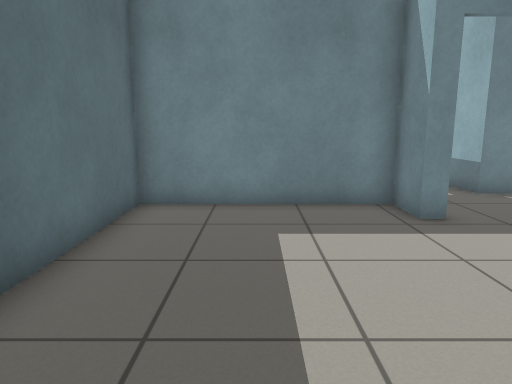
view 1 (above)

24 first-person views from a walk through a world built for the Gazebo simulator. The camera is 0.94 m above the floor, tilts 10° down and sees 70° across. The floor is counted in squares, 0.5 m on a side. Each view is taken from the middle of a square. On the plan, view 1 faces up. The plan holds only what a view shows up to about 18 squares ahead; the rest is blank.

view 2
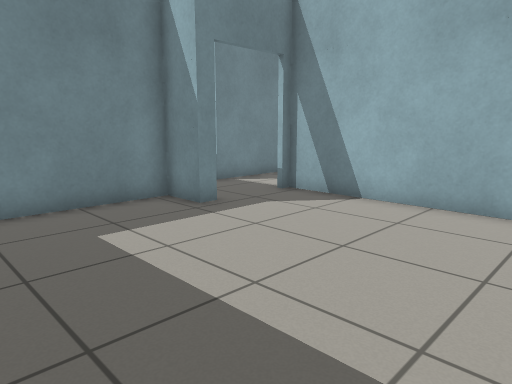

view 3
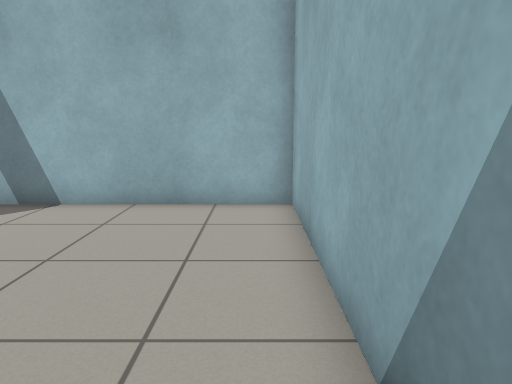

view 4
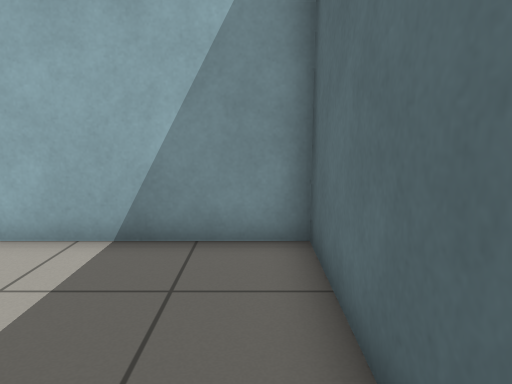

view 5
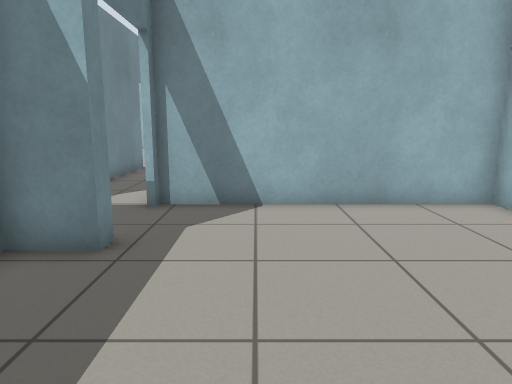

view 6
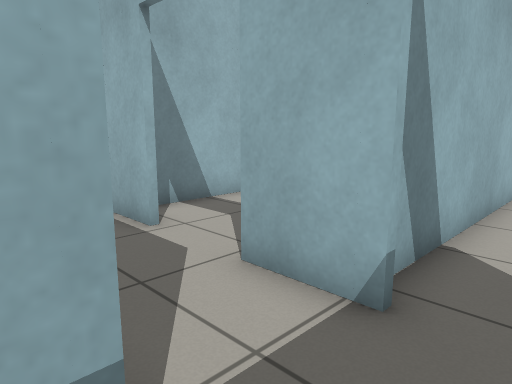

view 7
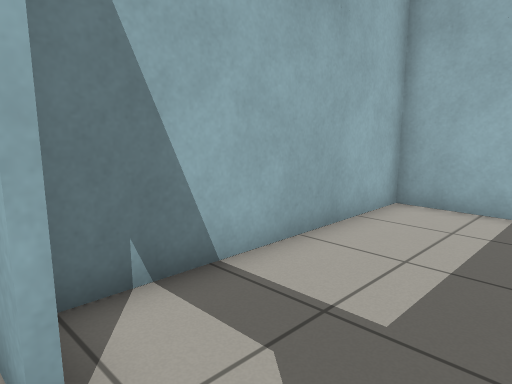

view 8
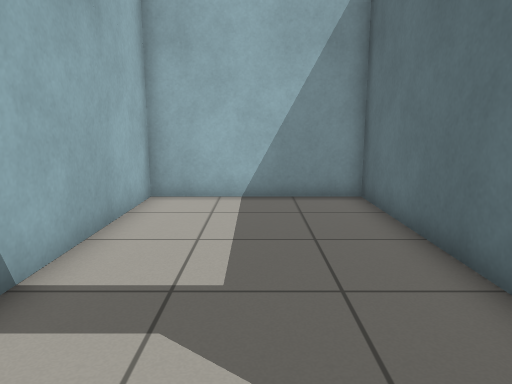

view 9
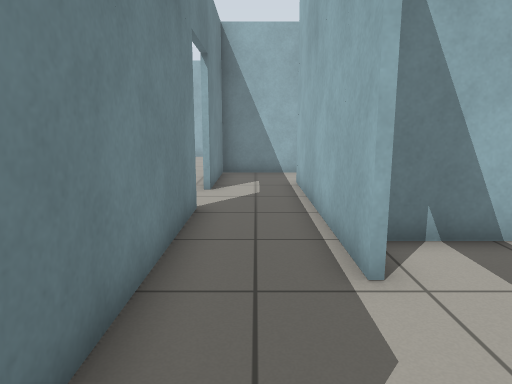

view 10
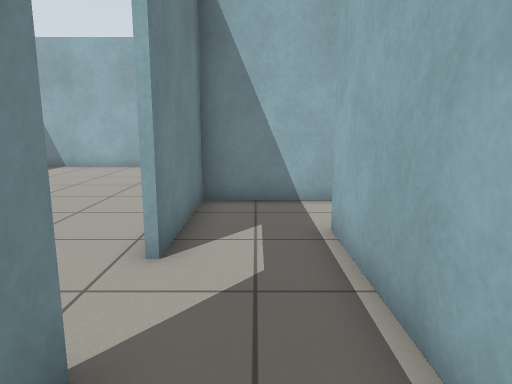

view 11
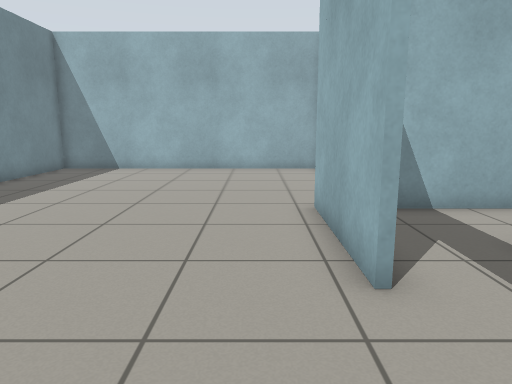

view 12
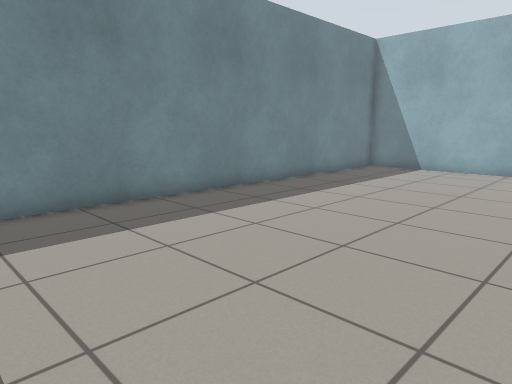

view 13
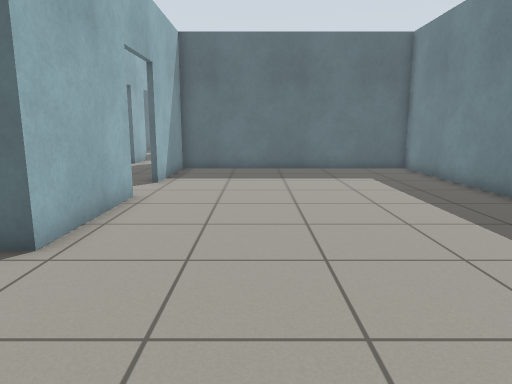

view 14
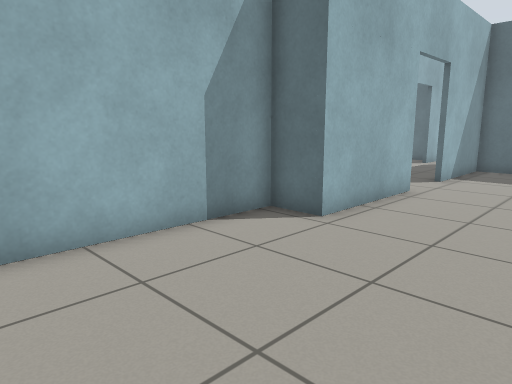

view 15
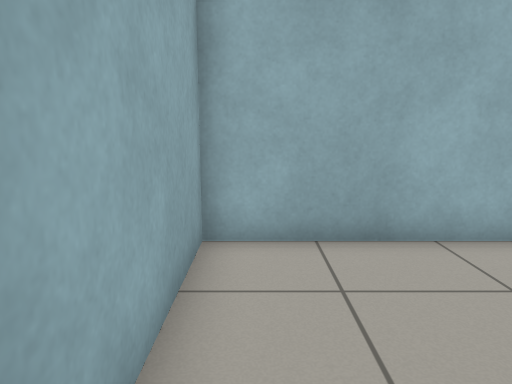

view 16
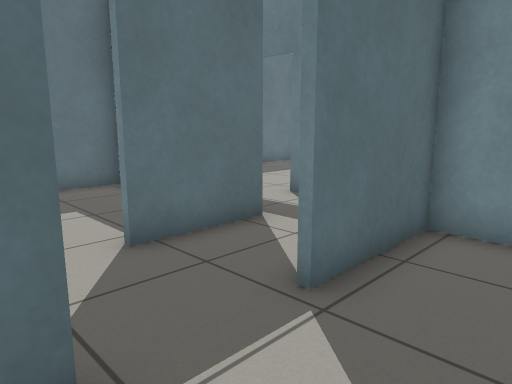

view 17
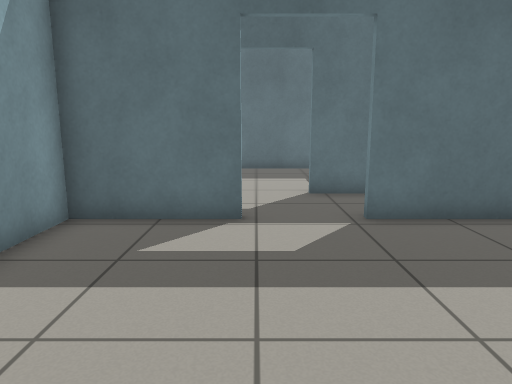

view 18
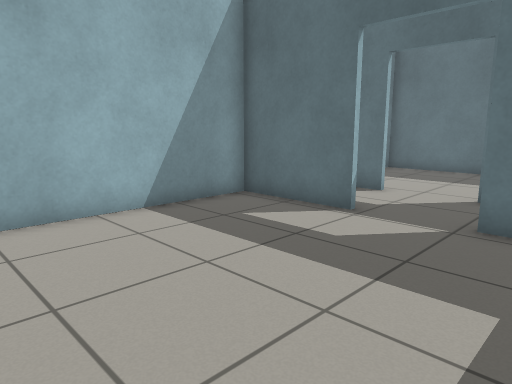

view 19
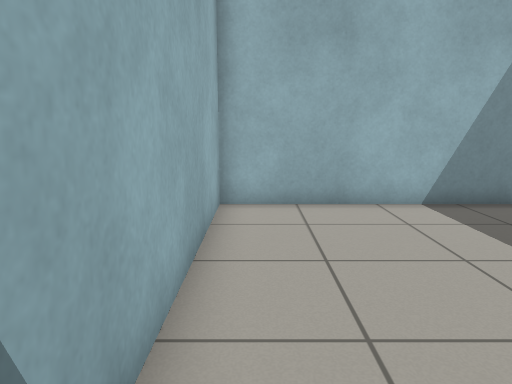

view 20
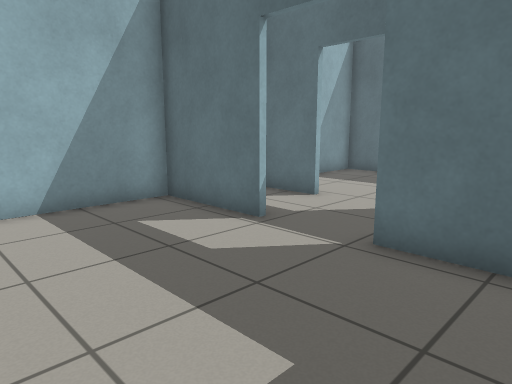

view 21
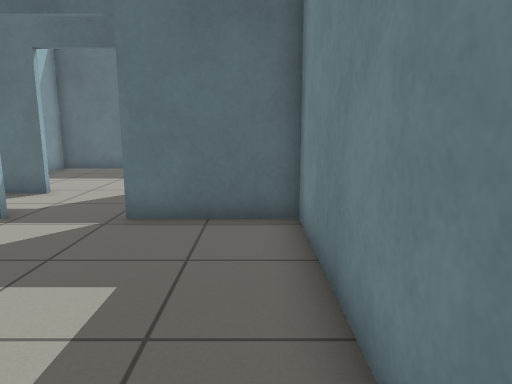

view 22
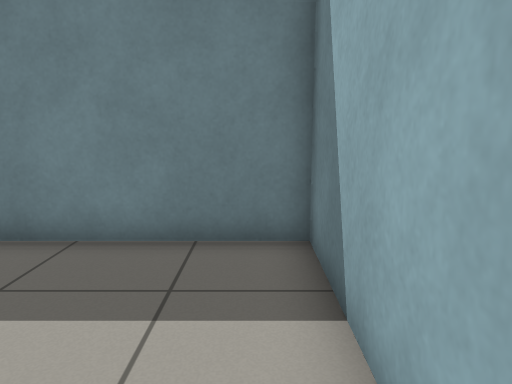

view 23
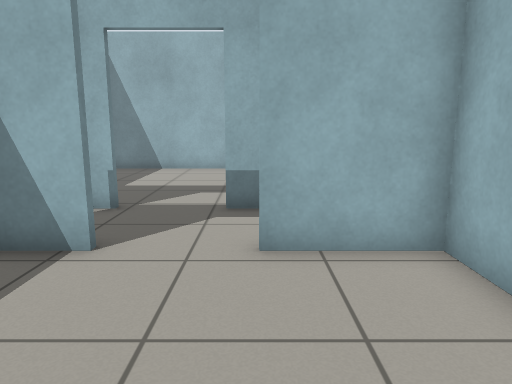

view 24
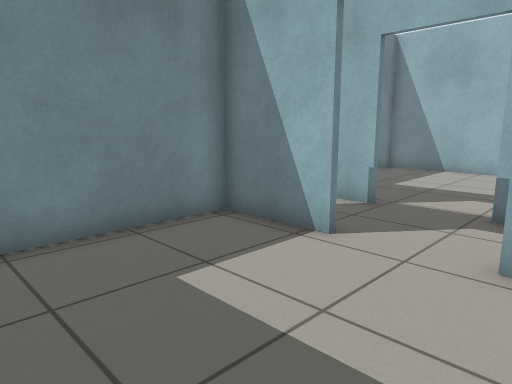

### Floor plan
Ten units are one square. View 1 is at (0, 0); x grows to the right and y downward. Boxes are objects, and circles mark ways between rooms. Rooms are numbered by the first view taken in them; rooms with no view inside come last. Other rooms are left out.
<svg viewBox="-34 -214 349 229">
<path fill="none" stroke="#000" d="M40 -74 34 -74 34 -89 -29 -89 -29 9 70 9M69 10 69 -74M64 -104 64 -120M71 -51 71 10M70 9 129 9M129 10 129 -70M155 -104 64 -104M112 -76 196 -76 196 -45M224 -52 224 -104 180 -104M196 -20 196 0M224 -19 224 -28M65 -76 88 -76M180 -106 226 -106 226 -90M225 -91 310 -91M309 -90 309 -209 111 -209 111 -106 155 -106M226 -28 226 9 309 9 309 -90M310 -89 225 -89M226 -90 226 -52M194 -45 194 -74 150 -74M179 9 194 9 194 -20M129 9 154 9M131 -75 131 10"/>
<circle cx="55" cy="-80" r="3" fill="#2a7"/>
<circle cx="75" cy="-90" r="3" fill="#2a7"/>
<circle cx="100" cy="-75" r="3" fill="#2a7"/>
<circle cx="165" cy="-105" r="3" fill="#2a7"/>
<circle cx="225" cy="-40" r="3" fill="#2a7"/>
<circle cx="195" cy="-35" r="3" fill="#2a7"/>
<text x="20" y="-40">1</text>
<text x="50" y="-180">2</text>
<text x="100" y="-40">3</text>
<text x="170" y="-90">4</text>
<text x="210" y="-160">5</text>
<text x="270" y="-40">6</text>
<text x="160" y="-30">7</text>
</svg>
Room 1 opens to room 2. Room 2 opens to room 4. Room 3 opens to room 4. Room 4 opens to room 5. Room 4 opens to room 6. Room 4 opens to room 7.

Where each view was taken, in squares from view 1:
view 1: 0 up, 0 right, facing up
view 2: 0 up, 2 left, facing up-right
view 3: 0 up, 2 left, facing right
view 4: 5 up, 2 left, facing down
view 5: 5 up, 2 left, facing right
view 6: 11 up, 5 right, facing down-right
view 7: 8 up, 9 right, facing down-right
view 8: 9 up, 10 right, facing down
view 9: 9 up, 7 right, facing right
view 10: 9 up, 13 right, facing right
view 11: 12 up, 14 right, facing right
view 12: 12 up, 14 right, facing up-right
view 13: 14 up, 28 right, facing left
view 14: 15 up, 29 right, facing down-left
view 15: 15 up, 30 right, facing down
view 16: 2 up, 25 right, facing up-left
view 17: 3 up, 30 right, facing left
view 18: 7 up, 30 right, facing down-left
view 19: 8 up, 30 right, facing down
view 20: 8 up, 28 right, facing down-left
view 21: 8 up, 30 right, facing left
view 22: 3 up, 30 right, facing up
view 23: 2 up, 14 right, facing right
view 24: 1 up, 14 right, facing up-right
